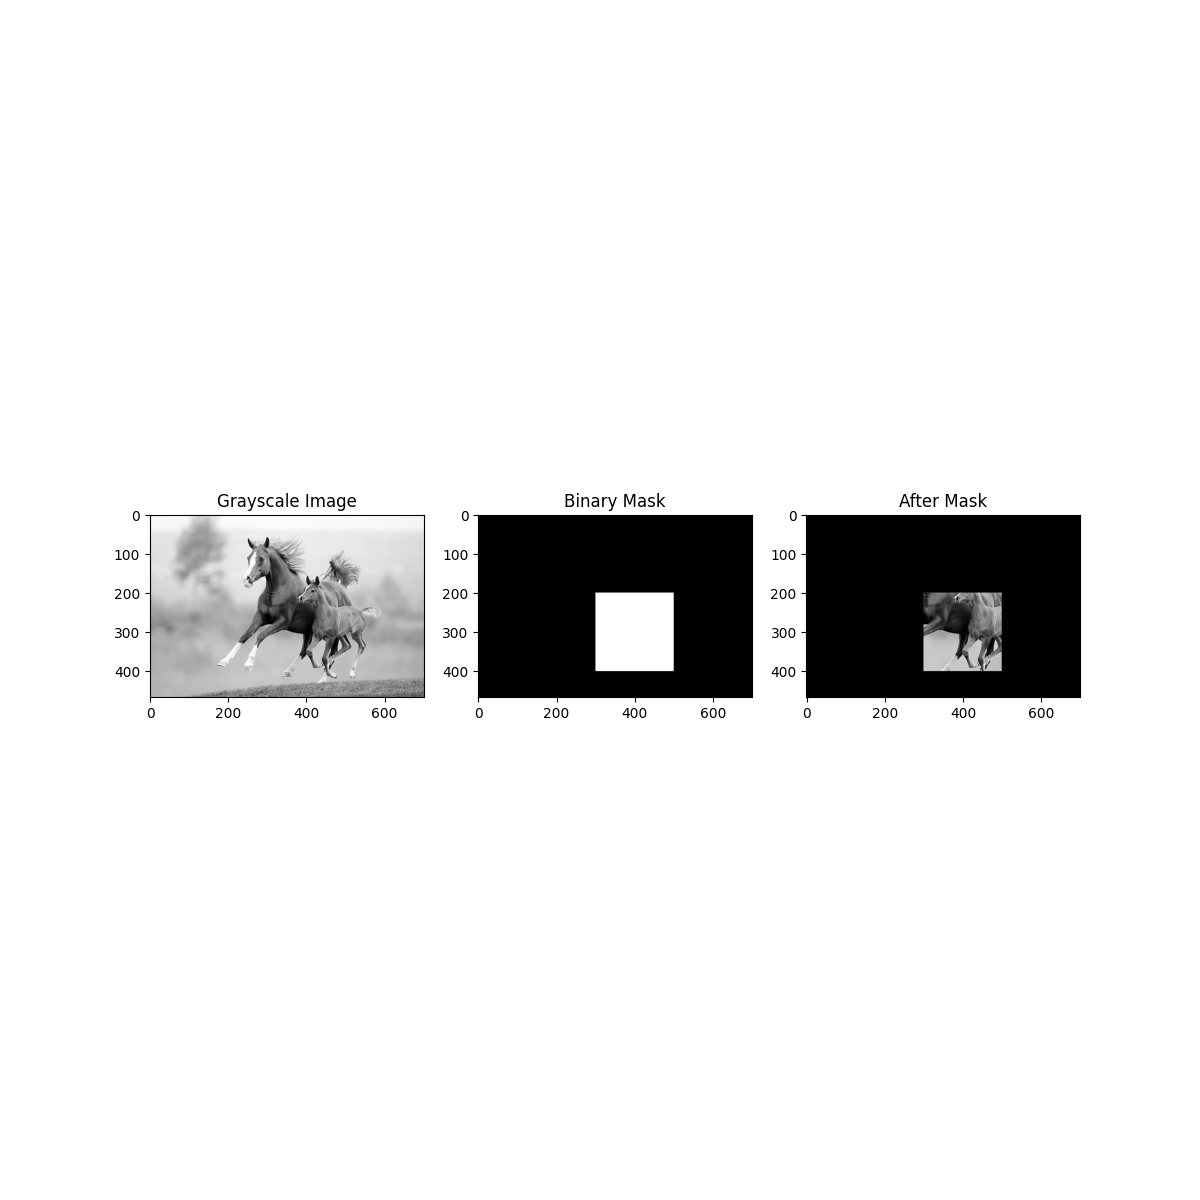

Write Python code to recreate this figure.
import matplotlib.pyplot as plt
import cv2
import numpy as np


def main():
    '''	Load an RGB image.	'''
    img_path = "1.jpg"
    rgb = plt.imread(img_path)

    '''	Convert the RGB image into grayscale image.	'''
    grayscale = cv2.cvtColor(rgb, cv2.COLOR_RGB2GRAY)
    height, width = grayscale.shape

    ''' Generate a binary mask. '''
    mask = np.zeros((height, width), dtype=np.uint8)
    for i in range(200, 400):
        for j in range(300, 500):
            mask[i, j] = 1

    ''' Apply a binary mask on a grayscale image. '''
    result = np.zeros((height, width), dtype=np.uint8)
    for i in range(height):
        for j in range(width):
            if mask[i, j] == 1:
                result[i, j] = grayscale[i, j]

    img_set = [grayscale, mask, result]
    title_set = ['Grayscale Image', 'Binary Mask', 'After Mask']
    plot_img(img_set, title_set)


def plot_img(img_set, title_set):
    n = len(img_set)
    plt.figure(figsize=(12, 12))

    for i in range(n):
        plt.subplot(1, 3, i + 1)
        plt.imshow(img_set[i], cmap='gray')
        plt.title(title_set[i])

    plt.savefig('Binary_mask.png')
    plt.show()


if __name__ == '__main__':
    main()